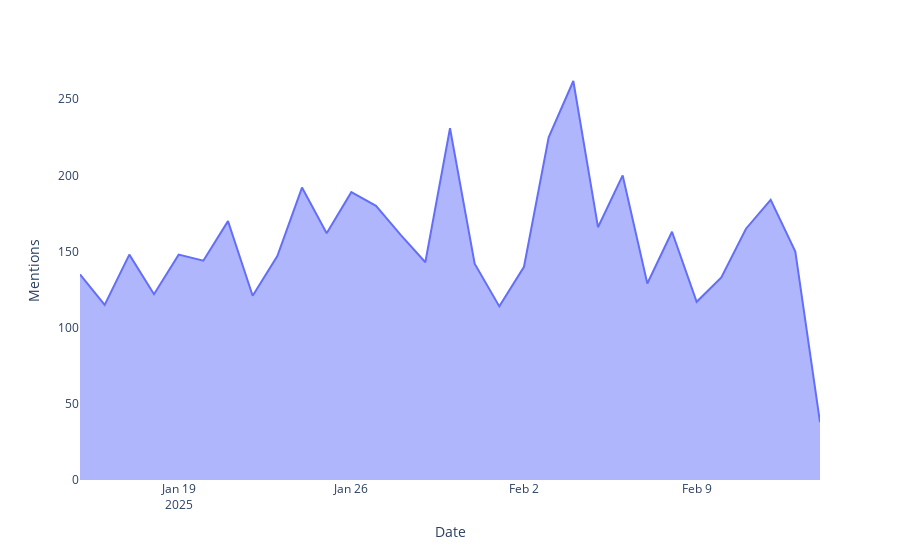

Source (notebook cell):
### Code cell
records_per_day = df.groupby('Date').size().reset_index(name='Mentions')

fig = px.area(records_per_day, x='Date', y='Mentions')
fig.update_layout(plot_bgcolor='white')
fig.show()

### Figure 1 — Plotly figure (JSON) as saved in the notebook; plotly's stock layout.template omitted (floating-point values rounded to 4 significant figures)
{"data": [{"fillpattern": {"shape": ""}, "hovertemplate": "Date=%{x}<br>Mentions=%{y}<extra></extra>", "legendgroup": "", "line": {"color": "#636efa"}, "marker": {"symbol": "circle"}, "mode": "lines", "name": "", "orientation": "v", "showlegend": false, "stackgroup": "1", "type": "scatter", "x": ["2025-01-15", "2025-01-16", "2025-01-17", "2025-01-18", "2025-01-19", "2025-01-20", "2025-01-21", "2025-01-22", "2025-01-23", "2025-01-24", "2025-01-25", "2025-01-26", "2025-01-27", "2025-01-28", "2025-01-29", "2025-01-30", "2025-01-31", "2025-02-01", "2025-02-02", "2025-02-03", "2025-02-04", "2025-02-05", "2025-02-06", "2025-02-07", "2025-02-08", "2025-02-09", "2025-02-10", "2025-02-11", "2025-02-12", "2025-02-13", "2025-02-14"], "xaxis": "x", "y": [135, 115, 148, 122, 148, 144, 170, 121, 147, 192, 162, 189, 180, 161, 143, 231, 142, 114, 140, 225, 262, 166, 200, 129, 163, 117, 133, 165, 184, 150, 38], "yaxis": "y"}], "layout": {"legend": {"tracegroupgap": 0}, "margin": {"t": 60}, "plot_bgcolor": "white", "xaxis": {"anchor": "y", "domain": [0, 1], "title": {"text": "Date"}}, "yaxis": {"anchor": "x", "domain": [0, 1], "title": {"text": "Mentions"}}}}
